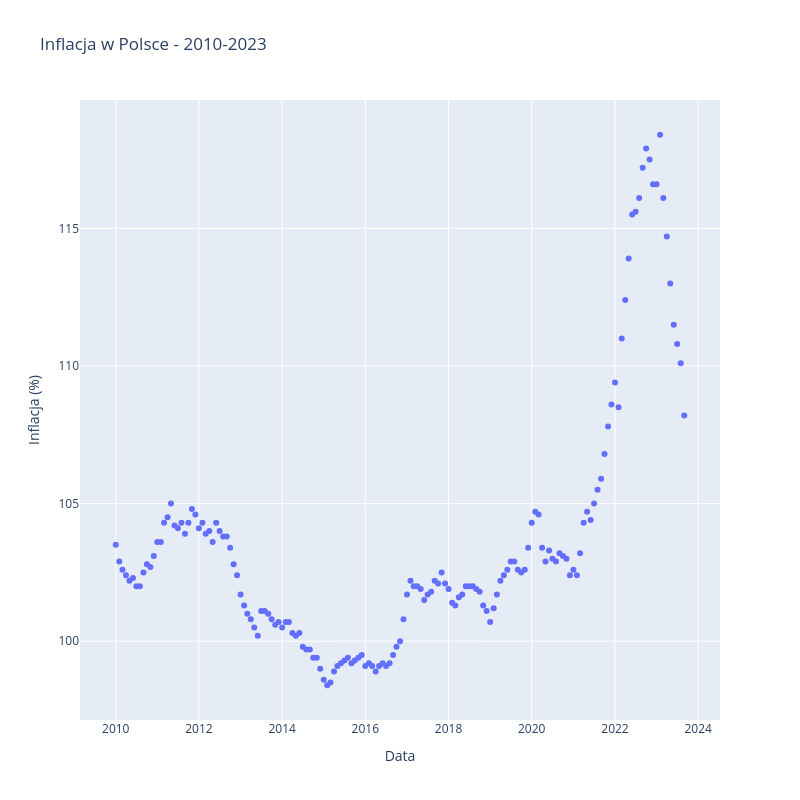

Here is the notebook cell this chart was saved with:
### Code cell
# Narysuj wykres inflacji w zakresie od 2010-01-01 do 2023-09-01
#BEGIN_SOLUTION
df_sub_inf = df2_filtered[(df2['Data'] >= '2010-01-01') & 
                          (df2['Data'] <= '2023-09-01')]
fig = px.scatter(df_sub_inf, x='Data', y='Wartość', title='Inflacja w Polsce - 2010-2023')
fig.update_layout(xaxis_title='Data', yaxis_title='Inflacja (%)', width=800, height=800)
fig.show()
#END_SOLUTION

### Figure 1 — Plotly figure (JSON) as saved in the notebook; plotly's stock layout.template omitted (floating-point values rounded to 4 significant figures; data arrays with more than 128 entries replaced by an {"elided": "..."} marker saying what was removed)
{"data": [{"hovertemplate": "Data=%{x}<br>Wartość=%{y}<extra></extra>", "legendgroup": "", "marker": {"color": "#636efa", "symbol": "circle"}, "mode": "markers", "name": "", "orientation": "v", "showlegend": false, "type": "scatter", "x": {"elided": "165 str values"}, "xaxis": "x", "y": {"elided": "165 float values"}, "yaxis": "y"}], "layout": {"height": 800, "legend": {"tracegroupgap": 0}, "title": {"text": "Inflacja w Polsce - 2010-2023"}, "width": 800, "xaxis": {"anchor": "y", "domain": [0, 1], "title": {"text": "Data"}}, "yaxis": {"anchor": "x", "domain": [0, 1], "title": {"text": "Inflacja (%)"}}}}
